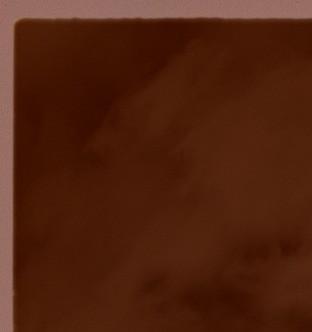
#> input picture Image_integration&Post_Processing/Negative_example/norway_split_40_overlap/tile_r01_c01_01.png, 312 x 332 px
$ python -i evaluator.py   (imports and definitions only)   (older library calls are emulated)
#> lines starting #> are read from the running program, lines starting #| are printed output that depends on the picture
### Agentic_Post_Processing/config.py
from __future__ import annotations

import os
from pathlib import Path

from dotenv import load_dotenv

PROJECT_ROOT = Path(__file__).resolve().parent
DATA_DIR = PROJECT_ROOT / "data"
OUTPUT_DIR = PROJECT_ROOT / "output"

load_dotenv(PROJECT_ROOT / ".env")


def _env_first(*keys: str, default: str = "") -> str:
    for key in keys:
        value = os.getenv(key)
        if value:
            return value
    return default


GEMINI_API_KEY: str = _env_first("GEMINI_API_KEY", "GOOGLE_API_KEY", default="")
OPENAI_API_KEY: str = _env_first("OPENAI_API_KEY", default="")
OPENAI_BASE_URL: str = _env_first("OPENAI_BASE_URL", default="")

MODEL_PROVIDER: str = _env_first("MODEL_PROVIDER", default="openai_compatible")
VLM_MODEL: str = _env_first("VLM_MODEL", "GEMINI_VLM_MODEL", default="gpt-4.1-mini")
LLM_MODEL: str = _env_first("LLM_MODEL", "GEMINI_LLM_MODEL", default="gpt-4.1-mini")
MODEL_GROUP: str = _env_first("MODEL_GROUP", default="")

MAX_EVAL_ITERATIONS: int = int(_env_first("MAX_EVAL_ITERATIONS", default="3"))
QUALITY_THRESHOLD: float = float(_env_first("QUALITY_THRESHOLD", default="0.75"))

### Agentic_Post_Processing/agents/evaluator.py
from __future__ import annotations

import json
import logging
import re
from typing import Any

import cv2
import numpy as np

import config
from models import PipelineParams, QualityResult

logger = logging.getLogger(__name__)

_PROMPT = """You are evaluating a processed film scan image.
Return ONLY valid JSON with this exact structure:
{
  "score": <float 0.0–1.0>,
  "feedback": "<one concise sentence>",
  "suggested_params": {
    "wb_clip_percent":        <float 0.2–1.5>,
    "black_point":            <float 0.5–2.0>,
    "white_point":            <float 97.0–99.5>,
    "clahe_clip":             <float 0.5–4.0>,
    "clahe_grid":             <int 4, 8, or 16>,
    "unsharp_amount":         <float 0.0–1.0>,
    "unsharp_sigma":          <float 0.5–3.0>,
    "desat_strength":         <float 0.0–0.6>,
    "desat_sigma":            <float 2.0–20.0>,
    "shadow_lift":            <float 0.0–40.0>,
    "gamma":                  <float 0.4–2.2>,
    "lab_strength":           <float 0.0–1.5>,
    "highlight_compression":  <float 0.0–0.5>,
    "vibrance":               <float -0.3–0.6>
  }
}

Scoring guide (use measured metrics below):
- Exposure (gray_mean): ideal range 100–165. Score near 1.0 within range; penalise heavily outside.
- Clipping: clipped_black_ratio and clipped_white_ratio should each be < 0.005 for a good score. Some stretching artifact is expected (< 0.01 total is acceptable).
- Color balance: channel_spread < 0.10 is excellent; > 0.20 is a significant cast. blue_red_delta and green_magenta_delta near 0 is ideal.
- Sharpness (laplacian_variance): > 150 is sharp; < 80 is soft.
- Saturation (mean_saturation): should be 0.08–0.45 for normal film. < 0.04 suggests a demasking failure (overly gray output).

Parameter guidance:
- gamma < 1.0 brightens (output = input^gamma, so 0.75 lifts midtones); > 1.0 darkens
- lab_strength > 1.0 for aggressive cast removal; 0.0 to disable
- highlight_compression 0.2–0.4 if clipped_white_ratio > 0.01
- vibrance 0.1–0.4 to restore colour if mean_saturation < 0.10
- clahe_grid=4 for fine-grained contrast; 16 for broad tonal correction
- unsharp_sigma 0.5–1.0 for fine detail; 1.5–2.5 for broad sharpening

Use the exact numeric ranges. Do not normalize values to 0-1 unless the range explicitly uses 0-1.
"""


class EvaluatorAgent:
    def __init__(
        self,
        model: Any | None = None,
        threshold: float | None = None,
        allow_heuristic_fallback: bool | None = None,
    ) -> None:
        self._model = model if model is not None else _build_default_model()
        self._threshold = threshold if threshold is not None else config.QUALITY_THRESHOLD
        self._allow_heuristic_fallback = (
            allow_heuristic_fallback if allow_heuristic_fallback is not None else model is None
        )
        self.last_mode = "uninitialized"
        self.last_metrics: dict[str, float] = {}

    def evaluate(self, image_bgr: np.ndarray) -> QualityResult:
        metrics = compute_image_metrics(image_bgr)
        self.last_metrics = metrics

        if self._model is None:
            self.last_mode = "heuristic"
            return _heuristic_evaluate(metrics, self._threshold)

        try:
            metrics_prompt = f"{_PROMPT}\nMeasured metrics:\n{json.dumps(metrics, indent=2)}"
            response = self._model.generate_content([metrics_prompt, _array_part(image_bgr)])
            payload = json.loads(_response_text(response).strip())
            score = float(payload["score"])
            feedback = str(payload.get("feedback", "")).strip()
            params = _params_from_payload(payload.get("suggested_params", {}))
            self.last_mode = config.MODEL_PROVIDER
            return QualityResult(
                score=score,
                passed=score >= self._threshold,
                feedback=feedback,
                suggested_params=params,
            )
        except Exception as exc:
            logger.warning("Evaluator failed: %s", exc)
            if self._allow_heuristic_fallback:
                self._model = None
                self.last_mode = "heuristic"
                return _heuristic_evaluate(metrics, self._threshold)
            self.last_mode = "default_failure"
            return QualityResult(
                score=0.0,
                passed=False,
                feedback=f"Parse error: {exc}",
                suggested_params=PipelineParams(),
            )


def _build_default_model() -> Any | None:
    if config.MODEL_PROVIDER == "openai_compatible" and config.OPENAI_API_KEY and config.OPENAI_BASE_URL:
        try:
            from agents.gateway_model import GatewayModelAdapter
            return GatewayModelAdapter(model_name=config.VLM_MODEL, group=config.MODEL_GROUP)
        except Exception as exc:
            logger.warning("Gateway model adapter unavailable for evaluator: %s", exc)

    if not config.GEMINI_API_KEY:
        return None

    try:
        from google import genai  # type: ignore
        from google.genai import types  # type: ignore
    except ImportError:
        logger.warning("google.genai is unavailable; evaluator will use heuristic fallback.")
        return None

    class _ModelAdapter:
        def __init__(self) -> None:
            self._client = genai.Client(api_key=config.GEMINI_API_KEY)
            self._types = types

        # [12 lines left out: function generate_content, not called in this run]

    return _ModelAdapter()


# [56 lines left out: functions _array_part, _response_text, _extract_json_text, _params_from_payload, not called in this run]


def compute_image_metrics(image_bgr: np.ndarray) -> dict[str, float]:
    gray = cv2.cvtColor(image_bgr, cv2.COLOR_BGR2GRAY)
    hsv = cv2.cvtColor(image_bgr, cv2.COLOR_BGR2HSV)
    channel_means = image_bgr.mean(axis=(0, 1)).astype(float)
    b_mean, g_mean, r_mean = [float(v) for v in channel_means]

    return {
        "gray_mean": float(gray.mean()),
        "gray_std": float(gray.std()),
        # Truly clipped: <= 2 / >= 253 (not just near-black/white)
        "clipped_black_ratio": float((gray <= 2).mean()),
        "clipped_white_ratio": float((gray >= 253).mean()),
        "blue_red_delta": float((b_mean - r_mean) / 255.0),
        "green_magenta_delta": float(((2.0 * g_mean) - b_mean - r_mean) / 255.0),
        "channel_spread": float((channel_means.max() - channel_means.min()) / 255.0),
        "mean_saturation": float(hsv[..., 1].mean() / 255.0),
        "laplacian_variance": float(cv2.Laplacian(gray, cv2.CV_32F).var()),
    }


def _heuristic_evaluate(metrics: dict[str, float], threshold: float) -> QualityResult:
    mean = metrics["gray_mean"]
    clipped_black = metrics["clipped_black_ratio"]
    clipped_white = metrics["clipped_white_ratio"]
    color_spread = metrics["channel_spread"]
    blue_red_delta = metrics["blue_red_delta"]
    green_mag_delta = metrics["green_magenta_delta"]
    lap_var = metrics["laplacian_variance"]
    saturation = metrics["mean_saturation"]

    # ── Sharpness: normalise to 200 (achievable for a Pi HQ camera JPEG) ─────
    sharpness_score = min(lap_var / 200.0, 1.0)

    # ── Exposure: zero penalty inside [100, 165]; ramp up outside ─────────────
    if 100.0 <= mean <= 165.0:
        exposure_penalty = 0.0
    elif mean < 100.0:
        exposure_penalty = min((100.0 - mean) / 100.0, 1.0) * 0.22
    else:
        exposure_penalty = min((mean - 165.0) / 90.0, 1.0) * 0.22

    # ── Clipping: use truly-clipped threshold (<=2 / >=253) ──────────────────
    clipping_penalty = min(clipped_black + clipped_white, 1.0) * 0.12

    # ── Colour cast ───────────────────────────────────────────────────────────
    color_penalty = min(
        color_spread * 1.2 + abs(blue_red_delta) * 1.8 + abs(green_mag_delta) * 0.8,
        1.0,
    ) * 0.28

    # ── Softness ──────────────────────────────────────────────────────────────
    softness_penalty = (1.0 - sharpness_score) * 0.20

    # ── Saturation floor: very low saturation = demasking failure ─────────────
    if saturation < 0.04:
        saturation_penalty = 0.18
    elif saturation < 0.08:
        saturation_penalty = ((0.08 - saturation) / 0.04) * 0.18
    else:
        saturation_penalty = 0.0

    score = 1.0 - exposure_penalty - clipping_penalty - color_penalty - softness_penalty - saturation_penalty
    score = float(np.clip(score, 0.0, 1.0))

    # ── Feedback ──────────────────────────────────────────────────────────────
    feedback_parts: list[str] = []
    if mean < 100.0:
        feedback_parts.append("image is too dark")
    elif mean > 165.0:
        feedback_parts.append("image is too bright")
    if blue_red_delta > 0.08:
        feedback_parts.append("blue/cyan cast remains")
    elif blue_red_delta < -0.08:
        feedback_parts.append("red/yellow cast remains")
    elif color_spread > 0.18:
        feedback_parts.append("visible channel imbalance")
    if sharpness_score < 0.40:
        feedback_parts.append("output appears soft")
    if saturation < 0.04:
        feedback_parts.append("output is desaturated — possible demasking failure")
    elif saturation < 0.08:
        feedback_parts.append("colours are muted — consider vibrance boost")
    if not feedback_parts:
        feedback_parts.append("good exposure, colour balance, and detail")

    # ── Suggested params ──────────────────────────────────────────────────────
    params = PipelineParams()

    if mean < 100.0:
        params.gamma = 0.75
        params.shadow_lift = 8.0
        params.clahe_clip = 1.8
    elif mean > 165.0:
        params.gamma = 1.3
        params.black_point = 1.2
        params.white_point = 98.7

    if blue_red_delta > 0.08:
        params.wb_clip_percent = 0.9
        params.lab_strength = 1.2
        params.desat_strength = 0.35
        params.desat_sigma = 5.0
    elif blue_red_delta < -0.08:
        params.wb_clip_percent = 0.9
        params.lab_strength = 1.2
    elif color_spread > 0.18:
        params.desat_strength = 0.30
        params.lab_strength = 1.1
        params.wb_clip_percent = 0.7

    if sharpness_score < 0.40:
        params.unsharp_amount = 0.50
        params.unsharp_sigma = 1.0

    if saturation < 0.08:
        params.vibrance = 0.25
        params.lab_strength = 1.0

    if clipped_white > 0.01:
        params.highlight_compression = 0.25

    return QualityResult(
        score=score,
        passed=score >= threshold,
        feedback="; ".join(feedback_parts).capitalize() + ".",
        suggested_params=params,
    )

>>> import cv2
>>> picture = cv2.imread('../../Image_integration&Post_Processing/Negative_example/norway_split_40_overlap/tile_r01_c01_01.png')
#> picture is the input picture: shape (332, 312, 3); mean B, G, R 15.6, 35, 80.7
>>> result = EvaluatorAgent().evaluate(picture)
#> in compute_image_metrics, `gray = cv2.cvtColor(image_bgr, cv2.COLOR_BGR2GRAY)`:
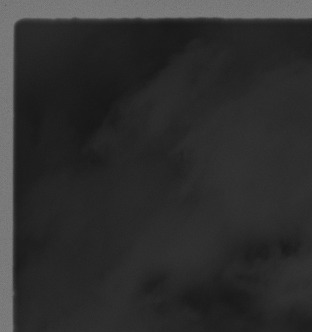
#> gray: shape (332, 312); min 23, max 133, mean 46.5
#> in compute_image_metrics, `hsv = cv2.cvtColor(image_bgr, cv2.COLOR_BGR2HSV)`: hsv: shape (332, 312, 3); mean H, S, V 8.9, 218.9, 80.7
#> in compute_image_metrics, `channel_means = image_bgr.mean(axis=(0, 1)).astype(float)`: channel_means = [15.56, 34.99, 80.68]
#> in compute_image_metrics, `b_mean, g_mean, r_mean = [float(v) for v in channel_means]`: b_mean = 15.56; g_mean = 34.99; r_mean = 80.68
#> in evaluate, `metrics = compute_image_metrics(image_bgr)`: metrics = 9 items
#> in _heuristic_evaluate, `mean = metrics["gray_mean"]`: mean = 46.45
#> in _heuristic_evaluate, `clipped_black = metrics["clipped_black_ratio"]`: clipped_black = 0
#> in _heuristic_evaluate, `color_spread = metrics["channel_spread"]`: color_spread = 0.255
#> in _heuristic_evaluate, `blue_red_delta = metrics["blue_red_delta"]`: blue_red_delta = -0.255
#> in _heuristic_evaluate, `green_mag_delta = metrics["green_magenta_delta"]`: green_mag_delta = -0.103
#> in _heuristic_evaluate, `lap_var = metrics["laplacian_variance"]`: lap_var = 20.49
#> in _heuristic_evaluate, `saturation = metrics["mean_saturation"]`: saturation = 0.858
#> in _heuristic_evaluate, `sharpness_score = min(lap_var / 200.0, 1.0)`: sharpness_score = 0.102
#> in _heuristic_evaluate, `exposure_penalty = min((100.0 - mean) / 100.0, 1.0) * 0.22`: exposure_penalty = 0.118
#> in _heuristic_evaluate, `clipping_penalty = min(clipped_black + clipped_white, 1.0) * 0.12`: clipping_penalty = 0
#> in _heuristic_evaluate, `color_penalty = min( color_spread * 1.2 + abs(blue_red_delta) * 1.8 + ..`: color_penalty = 0.238
#> in _heuristic_evaluate, `softness_penalty = (1.0 - sharpness_score) * 0.20`: softness_penalty = 0.18
#> in _heuristic_evaluate, `score = 1.0 - exposure_penalty - clipping_penalty - color_penalty - so..`: score = 0.465

$ run again, on Image_integration&Post_Processing/Negative_example/norway_split_40_overlap/tile_r01_c02_02.png
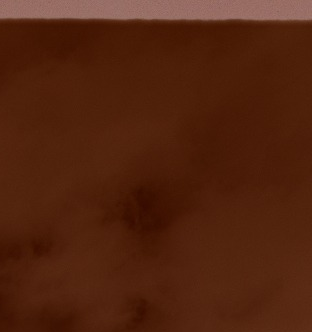
#> input picture Image_integration&Post_Processing/Negative_example/norway_split_40_overlap/tile_r01_c02_02.png, 312 x 332 px
#> picture is the input picture: shape (332, 312, 3); mean B, G, R 15.1, 36, 82
#> in compute_image_metrics, `gray = cv2.cvtColor(image_bgr, cv2.COLOR_BGR2GRAY)`:
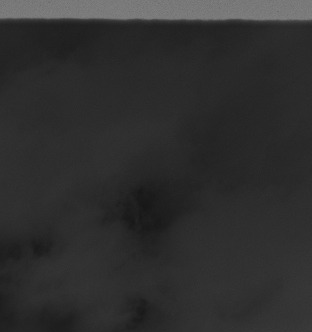
#> gray: shape (332, 312); min 22, max 132, mean 47.3
#> hsv: shape (332, 312, 3); mean H, S, V 9.3, 215.8, 82
#> channel_means = [15.07, 35.97, 81.98]
#> b_mean = 15.07; g_mean = 35.97; r_mean = 81.98
#> metrics = 9 items
#> mean = 47.34
#> clipped_black = 0
#> color_spread = 0.262
#> blue_red_delta = -0.262
#> green_mag_delta = -0.0985
#> lap_var = 14.24
#> saturation = 0.846
#> sharpness_score = 0.0712
#> exposure_penalty = 0.116
#> clipping_penalty = 0
#> color_penalty = 0.242
#> softness_penalty = 0.186
#> score = 0.456

$ run again, on Image_integration&Post_Processing/Negative_example/norway_split_40_overlap/tile_r01_c03_03.png
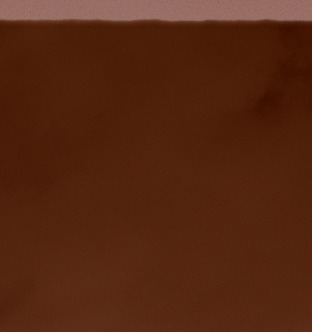
#> input picture Image_integration&Post_Processing/Negative_example/norway_split_40_overlap/tile_r01_c03_03.png, 312 x 332 px
#> picture is the input picture: shape (332, 312, 3); mean B, G, R 17.4, 39, 85.3
#> in compute_image_metrics, `gray = cv2.cvtColor(image_bgr, cv2.COLOR_BGR2GRAY)`:
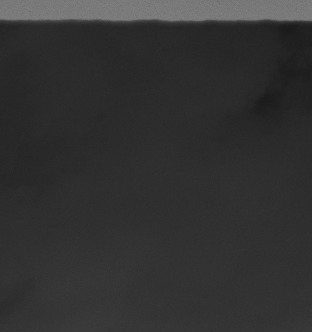
#> gray: shape (332, 312); min 26, max 132, mean 50.4
#> hsv: shape (332, 312, 3); mean H, S, V 9.4, 210.3, 85.3
#> channel_means = [17.38, 39, 85.34]
#> b_mean = 17.38; g_mean = 39; r_mean = 85.34
#> metrics = 9 items
#> mean = 50.36
#> clipped_black = 0
#> color_spread = 0.267
#> blue_red_delta = -0.267
#> green_mag_delta = -0.097
#> lap_var = 15.19
#> saturation = 0.825
#> sharpness_score = 0.0759
#> exposure_penalty = 0.109
#> clipping_penalty = 0
#> color_penalty = 0.246
#> softness_penalty = 0.185
#> score = 0.46

$ run again, on Image_integration&Post_Processing/Negative_example/norway_split_40_overlap/tile_r01_c04_04.png
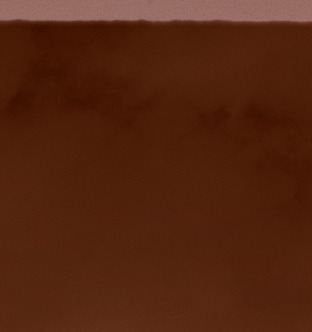
#> input picture Image_integration&Post_Processing/Negative_example/norway_split_40_overlap/tile_r01_c04_04.png, 312 x 332 px
#> picture is the input picture: shape (332, 312, 3); mean B, G, R 16, 37.3, 83.8
#> in compute_image_metrics, `gray = cv2.cvtColor(image_bgr, cv2.COLOR_BGR2GRAY)`:
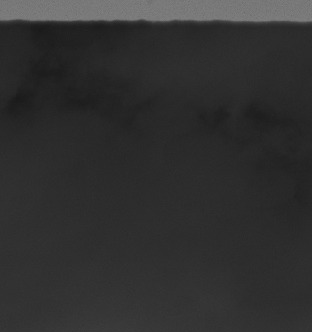
#> gray: shape (332, 312); min 26, max 131, mean 48.8
#> hsv: shape (332, 312, 3); mean H, S, V 9.2, 214.2, 83.8
#> channel_means = [16, 37.3, 83.8]
#> b_mean = 16; g_mean = 37.3; r_mean = 83.8
#> metrics = 9 items
#> mean = 48.78
#> clipped_black = 0
#> color_spread = 0.266
#> blue_red_delta = -0.266
#> green_mag_delta = -0.0988
#> lap_var = 15.04
#> saturation = 0.84
#> sharpness_score = 0.0752
#> exposure_penalty = 0.113
#> clipping_penalty = 0
#> color_penalty = 0.245
#> softness_penalty = 0.185
#> score = 0.457
